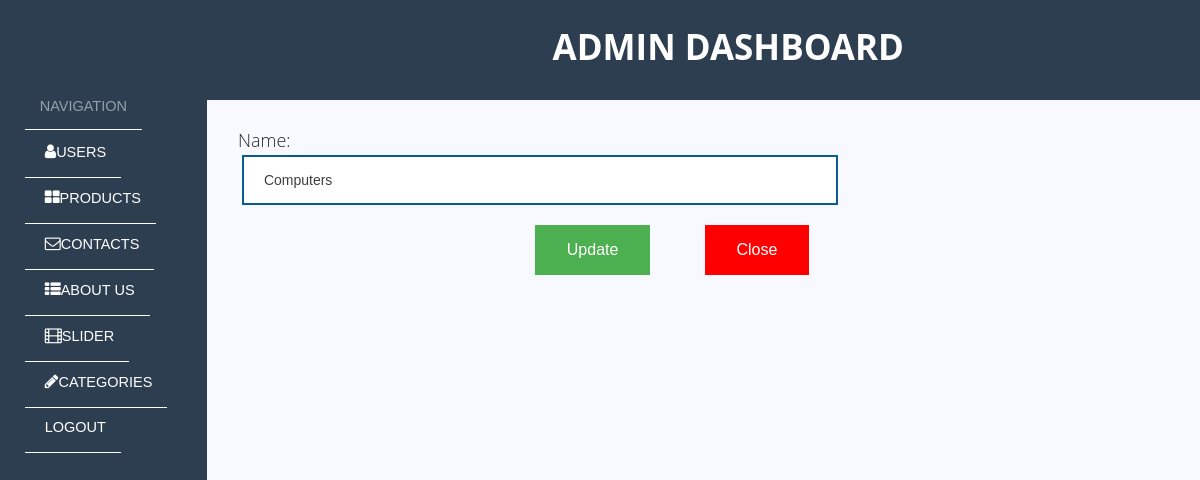
/backend/controllers/functions/edit-category.php?id=1 (signed in), run on an earlier commit of the app's database.
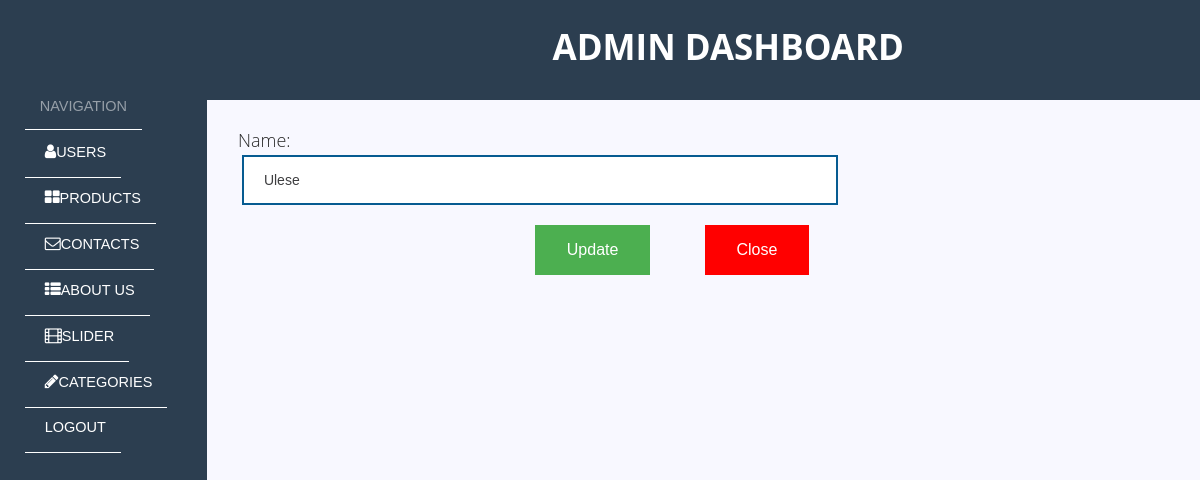
And on a later commit of the database.
### tables this page shows
CREATE TABLE `categories` (
  `id` int(11) NOT NULL,
  `name` varchar(255) NOT NULL
);

### backend/controllers/CategoryController.php (called while the page is built, shortened)
<?php
class CategoryController
{
    protected $database;
    public function __construct()
    {
        $this->database = new Database;
    }
    public function edit($id)
    {
        $query = $this->database->pdo->prepare('SELECT * FROM categories WHERE id = :id');
        $query->execute(['id' => $id]);
        return $query->fetch();
    }
}

### backend/core/Database.php (called while the page is built, shortened)
<?php
class Database
{
    public function __construct()
    {
        $host = "localhost";
        $user = "root";
        $password = "";
        $db_name = "flex-furniture-1";
        try {
            $link = new PDO("mysql:host=$host;dbname=$db_name", $user, $password);
            $this->pdo = $link;
        } catch (PDOException $e) {
            die('DIE' . $e->getMessage());
        }
    }
}
?>

### backend/controllers/functions/edit-category.php (the view, shortened to what this page needs)
<?php
require './../../controllers/CategoryController.php';
$category = new CategoryController();
if (isset($_GET['id'])) {
    $categoryId = $_GET['id'];
}
$currentCategory = $category->edit($categoryId);
?>
<!DOCTYPE html>
<html lang="en">
<head>
    <link rel="stylesheet" type="text/css" media="screen" href="../../../css/admin.css">
    <link rel="stylesheet" href="https://cdnjs.cloudflare.com/ajax/libs/font-awesome/4.7.0/css/font-awesome.min.css">
</head>
<body>
<div class="dashboard-wrapper">
    <?php include '../../inc/sidebar.php' ?>
    <div id="dashboard-container">
        <div class="content-title">
            <h1 class="page-title"><a href="users.php">Admin Dashboard</a></h1>
        </div>
        <div class="main-content-edit" style="margin-left:30px">
            <form action="" method="POST">
                <div id="contact-form-group" class="form-group">
                    <div class="input-label">
                        <label id="heading-contact-phone" class="contact-phone">Name:</label>
                    </div>
                    <input id="inputButtons" value="<?php echo $currentCategory['name']; ?>"
                           type="text" name="name" style="position:relative;left:5px;" required>
                </div>
                <button type="submit" name="submitted" class="addButton">Update</button>
                <button type="button" class="cancelButton">Close</button>
            </form>
        </div>
    </div>
</div>
</body>
</html>

What changed in the data, as far as the page shows it:
changed categories: name "Computers" → "Ulese"
